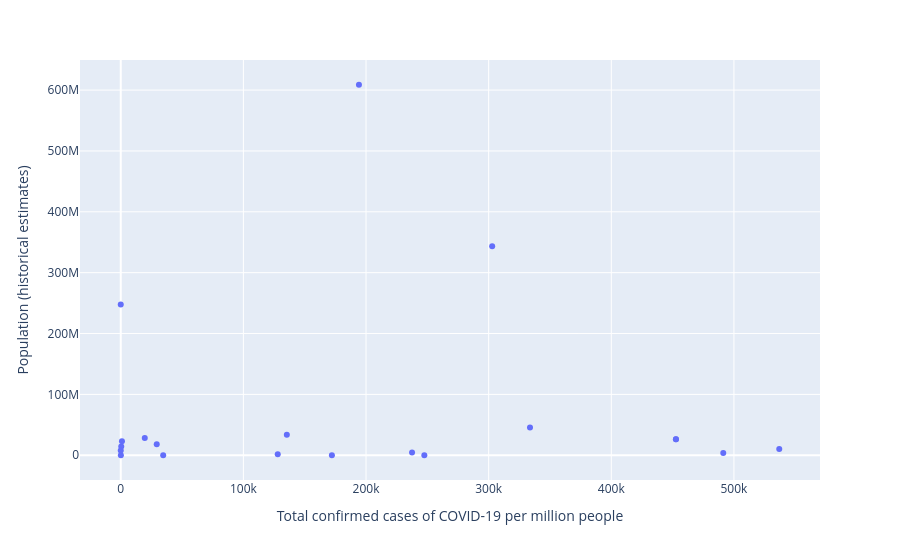

The code cell stored with this chart in its notebook:
### Code cell
# !pip3 install plotly
# !pip install --upgrade nbformat

pop = pd.read_csv('data/population-unwpp/population-unwpp.csv')
pop = pop.loc[pop['Year'] == pop['Year'].max()]
pop.drop(columns={'Code', 'Year'}, inplace=True)
# print(pop)
# print(pop.columns.tolist())

scat = pd.merge(side.sample(n=20), pop, on='Entity', how='left')
scat.drop(columns={'Code'}, inplace=True)
print(scat)
# print(scat.columns.tolist())

import plotly.express as px

# px.bar(data,y='Entity', x='Total confirmed cases of COVID-19 per million people',)

px.scatter(scat, y='Population (historical estimates)',hover_data=['Entity'], x='Total confirmed cases of COVID-19 per million people')

### Figure 1 — Plotly figure (JSON) as saved in the notebook; plotly's stock layout.template omitted (floating-point values rounded to 4 significant figures)
{"data": [{"customdata": [["Australia"], ["Trinidad and Tobago"], ["Guinea"], ["Pakistan"], ["North America"], ["Burkina Faso"], ["Oceania"], ["Portugal"], ["Panama"], ["Netherlands"], ["Curacao"], ["United States"], ["Australia"], ["American Samoa"], ["Venezuela"], ["Tokelau"], ["Marshall Islands"], ["Peru"], ["Laos"], ["Georgia"]], "hovertemplate": "Total confirmed cases of COVID-19 per million people=%{x}<br>Population (historical estimates)=%{y}<br>Entity=%{customdata[0]}<extra></extra>", "legendgroup": "", "marker": {"color": "#636efa", "symbol": "circle"}, "mode": "markers", "name": "", "orientation": "v", "showlegend": false, "type": "scatter", "x": [452700.0, 128000.0, 396.3, 0.07796, 194200.0, 983.4, 333700.0, 536900.0, 237500.0, 29340.0, 247500.0, 302900.0, 452700.0, 172200.0, 19590.0, 34600.0, 99.77, 135400.0, 3.043, 491300.0], "xaxis": "x", "y": [26451126, 1502938, 14405469, 247504505, 608770547, 23025777, 45563135, 10430735, 4458758, 18092526, 185437, 343477330, 26451126, 47544, 28300861, 2424, 38849, 33845616, 7665001, 3807494], "yaxis": "y"}], "layout": {"legend": {"tracegroupgap": 0}, "margin": {"t": 60}, "xaxis": {"anchor": "y", "domain": [0, 1], "title": {"text": "Total confirmed cases of COVID-19 per million people"}}, "yaxis": {"anchor": "x", "domain": [0, 1], "title": {"text": "Population (historical estimates)"}}}}
